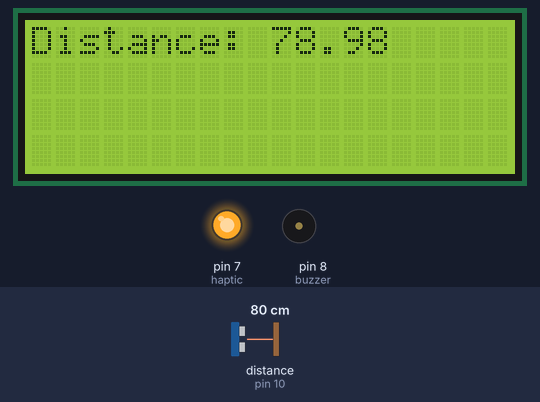
A sketch run on a simulated Arduino Uno, built with avr-gcc and run on an emulated ATmega328P. Parts: 20×4 character LCD, output pins drawn as LEDs (lit = HIGH), buzzer (waves = sounding). Wiring (inferred from the names in the program): ultrasonic range finder: trigger pin 9; echo pin 10. The inputs (shaded band) are chosen by the test bench; at power-on: distance to the obstacle (sensor on pin 10) 80 cm. The echo pulse lasts 58.3 µs per cm; pins used as bus, display or sensor lines are not drawn; what the sketch prints to the serial monitor is not drawn.

Above: at 1.3 s.
1.4 s: distance to the obstacle (sensor on pin 10) set to 68 cm
At 1.6 s:
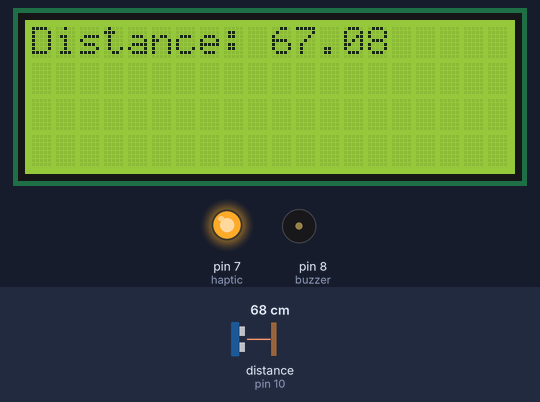
3.8 s: distance to the obstacle (sensor on pin 10) set to 62 cm
At 4.8 s:
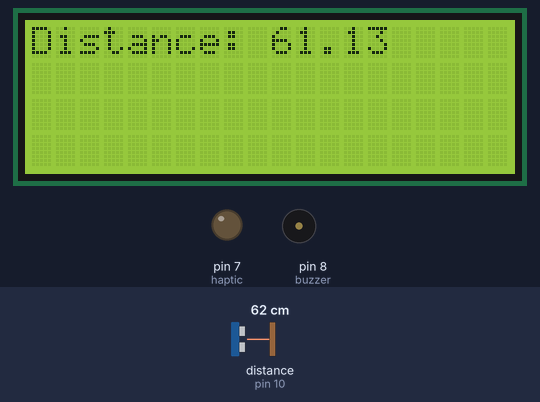
5.4 s: distance to the obstacle (sensor on pin 10) set to 4 cm
At 6.0 s:
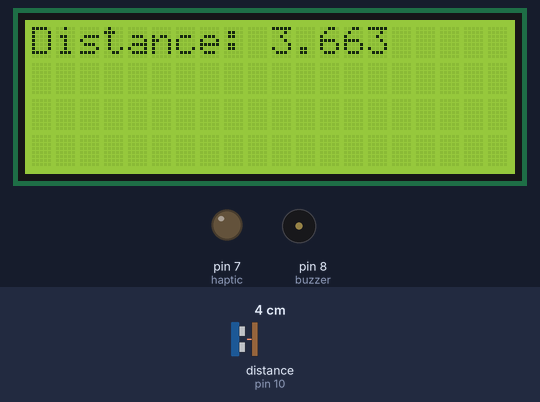
7.6 s: distance to the obstacle (sensor on pin 10) set to 67 cm
At 7.9 s:
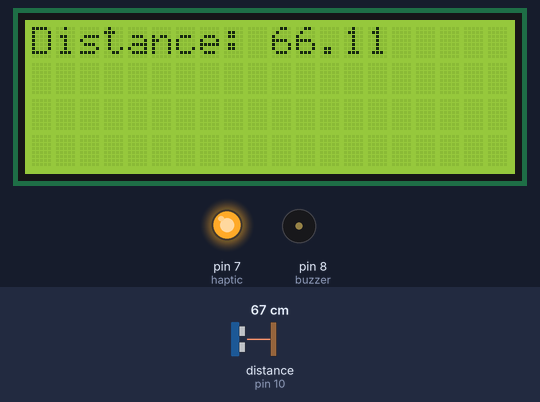
Timing chart, 0 to 10.2 s (numbered marks = the images above; inputs shaded):
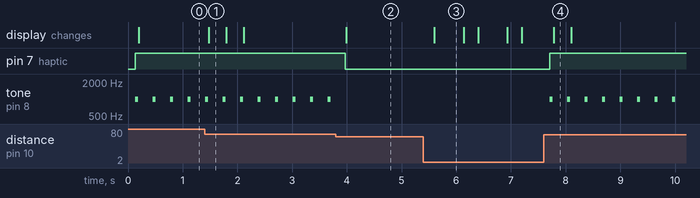

The sketch:

main.ino
```cpp
#include <Wire.h>
#include <LiquidCrystal_I2C.h> // includes the LiquidCrystal Library
LiquidCrystal_I2C lcd(0x27, 16, 2); // Creates an LCD object. Parameters: (rs, enable, d4, d5, d6, d7)
const int trigPin = 9;
const int echoPin = 10;
const int buzzer = 8;
const int haptic = 7;

long duration;
float distanceCm, distanceInch;

void setup() {
  lcd.init(); //initialize the lcd
  lcd.backlight(); //open the backlight

  lcd.begin(20, 4); // Initializes the interface to the LCD screen, and specifies the dimensions (width and height) of the display
  pinMode(trigPin, OUTPUT);
  pinMode(echoPin, INPUT);
  pinMode(buzzer, OUTPUT);
  pinMode(haptic, OUTPUT);
  Serial.begin(9600);
}
void loop() {
  digitalWrite(trigPin, LOW);
  delayMicroseconds(2);
  digitalWrite(trigPin, HIGH);
  delayMicroseconds(10);
  digitalWrite(trigPin, LOW);
  duration = pulseIn(echoPin, HIGH);
  distanceCm = duration * 0.034 / 2;
  distanceInch = duration * 0.0133 / 2;
  Serial.print("Distance (cm):");
  Serial.println(distanceCm);


  if (distanceCm > 64) {
    digitalWrite(haptic, HIGH);

    tone(buzzer, 1000);
    delay(50);
    noTone(buzzer);
  }
  else{
    digitalWrite(haptic, LOW);
  }


  //lcd.clear();
  lcd.setCursor(0, 0); // Sets the location at which subsequent text written to the LCD will be displayed
  lcd.print("Distance: "); // Prints string "Distance" on the LCD
  lcd.print(distanceCm); // Prints the distance value from the sensor
  //lcd.print(" cm");

  delay(250);
}
```

Measured:
- the behaviour switches between 65 and 64 cm on distance to the obstacle (sensor on pin 10) (found by bisection; images 1 and 2)
- after the input at 1.4 s, the display: changes after 0.08 s (image 1)
- after the input at 3.8 s, pin 7 (haptic): HIGH → LOW after 0.17 s; tone on pin 8 (buzzer): stops changing and stays silent; the display: changes after 0.19 s (image 2)
- after the input at 5.4 s, the display: changes after 0.20 s (image 3)
- after the input at 7.6 s, pin 7 (haptic): LOW → HIGH after 0.11 s; tone on pin 8 (buzzer): alternates 1000 Hz for 0.05 s and silent for 0.27 s, starting after 0.11 s; the display: changes after 0.18 s (image 4)
- by itself, tone on pin 8 (buzzer): alternates 1000 Hz for 0.05 s and silent for 0.27 s
- what the display in image 3 shows lasts 0.5 s, from 5.6 s to 6.1 s
